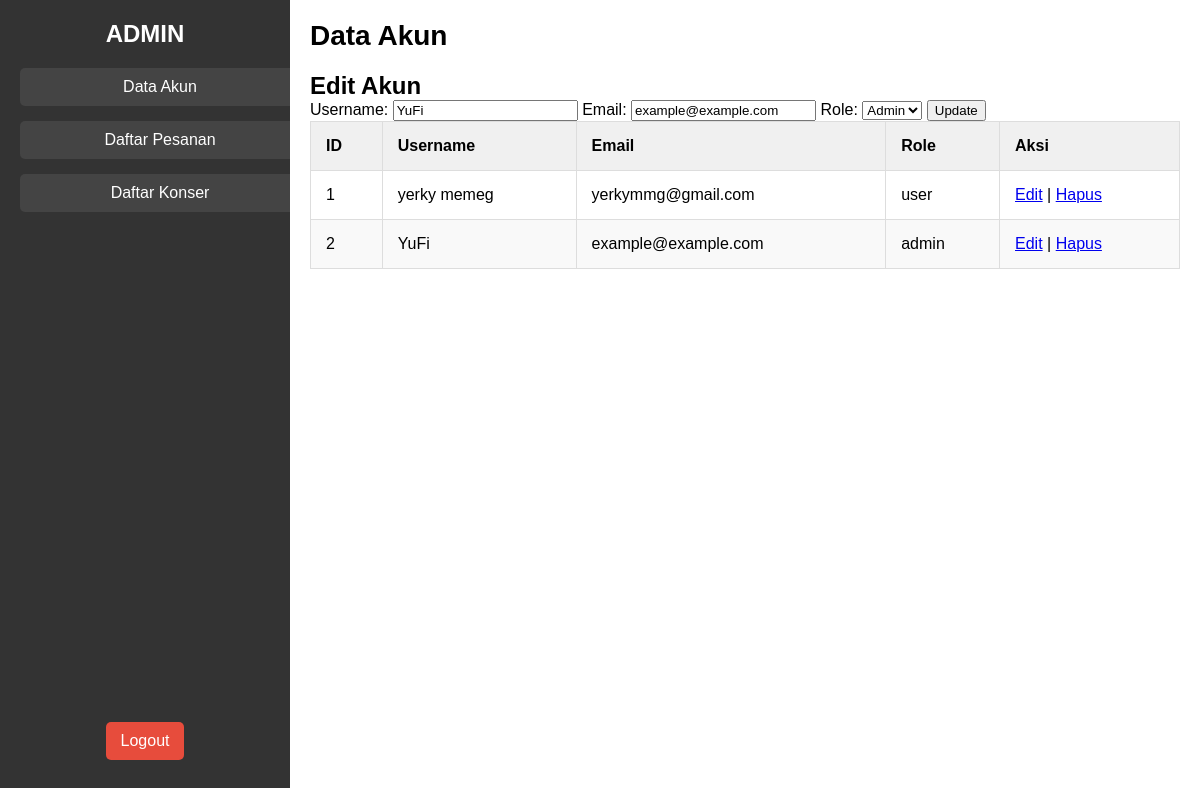
The app's page /DataPelanggan.php?edit=2 with its own data.
### tables this page shows
CREATE TABLE `akun` (
  `id` int(11) NOT NULL,
  `username` varchar(50) NOT NULL,
  `email` varchar(100) NOT NULL,
  `password` varchar(255) NOT NULL,
  `role` enum('admin','user','manager') NOT NULL DEFAULT 'user',
  `avatar` varchar(255) DEFAULT NULL,
  `created_at` timestamp NOT NULL DEFAULT current_timestamp()
);

### DataPelanggan.php (the view, shortened to what this page needs)
<?php
include('connection.php');
$editData = null;
if (isset($_GET['edit'])) {
    $id = $_GET['edit'];
    $result = $conn->query("SELECT * FROM akun WHERE id = $id");
    $editData = $result->fetch_assoc();
}
?>
<!DOCTYPE html>
<html lang="en">
<head>
    <link rel="stylesheet" href="DataPelanggan.css">
</head>
<body>
<div class="container">
    <div class="sidebar">
        <h2>ADMIN</h2>
        <ul>
            <li><a href="DataPelanggan.php" class="active">Data Akun</a></li>
            <li><a href="DaftarPesanan.php">Daftar Pesanan</a></li>
            <li><a href="DaftarKonser.php">Daftar Konser</a></li>
        </ul>
        <a href="DataPelanggan.php?logout=true" class="logout-btn">Logout</a>
    </div>
    <div class="main-content">
        <h1>Data Akun</h1>
        <?php if ($editData): ?>
        <form method="POST" class="edit-form">
            <h2>Edit Akun</h2>
            <label>Username:</label>
            <input type="text" name="username" value="<?php echo $editData['username']; ?>" required>
            <label>Email:</label>
            <input type="email" name="email" value="<?php echo $editData['email']; ?>" required>
            <label>Role:</label>
            <select name="role" required>
                <option value="admin" <?php echo ($editData['role'] === 'admin') ? 'selected' : ''; ?>>Admin</option>
            </select>
            <button type="submit" name="update">Update</button>
        </form>
        <?php endif; ?>
        <table>
            <thead>
                <tr>
                    <th>ID</th>
                    <th>Username</th>
                    <th>Email</th>
                    <th>Role</th>
                    <th>Aksi</th>
                </tr>
            </thead>
            <tbody>
                <?php
                $result = $conn->query("SELECT * FROM akun");
                while ($row = $result->fetch_assoc()) {
                    echo "
                        <tr>
                            <td>{$row['id']}</td>
                            <td>{$row['username']}</td>
                            <td>{$row['email']}</td>
                            <td>{$row['role']}</td>
                            <td>
                                <a href='DataPelanggan.php?edit={$row['id']}'>Edit</a> |
                                <a href='DataPelanggan.php?delete={$row['id']}' onclick='return confirm(\"Yakin ingin menghapus akun ini?\");'>Hapus</a>
                            </td>
                        </tr>
                    ";
                }
                ?>
            </tbody>
        </table>
    </div>
</div>
</body>
</html>

### DataPelanggan.css (style rules this page uses)
body, h1, h2, ul, li, table, th, td { margin: 0; padding: 0; box-sizing: border-box; }
body { font-family: Arial, sans-serif; display: flex; height: 100vh; background-color: #f5f5f5; }
.container { display: flex; width: 100%; }
.sidebar { width: 250px; background-color: #333; color: white; padding: 20px; display: flex; flex-direction: column; align-items: center; }
.sidebar h2 { font-size: 24px; margin-bottom: 20px; }
.sidebar ul { list-style-type: none; width: 100%; }
.sidebar ul li { width: 100%; margin-bottom: 15px; }
.sidebar ul li a { text-decoration: none; color: white; padding: 10px 15px; display: block; width: 100%; background-color: #444; border-radius: 5px; text-align: center; }
.main-content { flex-grow: 1; padding: 20px; background-color: white; }
.main-content h1 { font-size: 28px; margin-bottom: 20px; }
table { width: 100%; border-collapse: collapse; }
thead { background-color: #f0f0f0; }
th, td { padding: 15px; text-align: left; border: 1px solid #ddd; }
tbody tr:nth-child(even) { background-color: #f9f9f9; }
.logout-btn { display: block; text-decoration: none; background-color: #e74c3c; color: white; padding: 10px 15px; text-align: center; border-radius: 5px; margin-top: auto; margin-bottom: 20px; }

### records on screen
akun: username "YuFi", email "example@example.com", role "Admin", id "2", role "admin"
akun: id "1", username "yerky memeg", email "yerkymmg@gmail.com", role "user"
